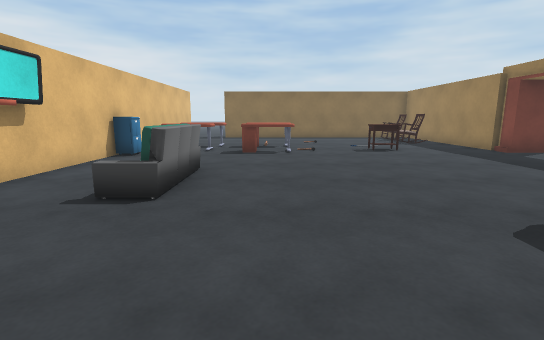
View 1 (above)

17 first-person views from a walk through a scene from a Unity 3-D project. The camera is 1.2 m above the floor, tilts 10° down and sees 85° across. Doors are open. The floor is counted in squares, 1 m on a side. Each view is taken from the middle of a square. On the plan, view 1 faces up. The plan holds only what a view shows up to about 13 squares ahead; the rest is blank. The place goes on beyond the plan. Some animated figures are not drawn.

View 2
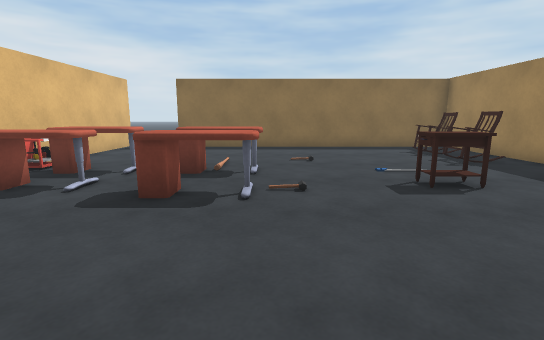

View 3
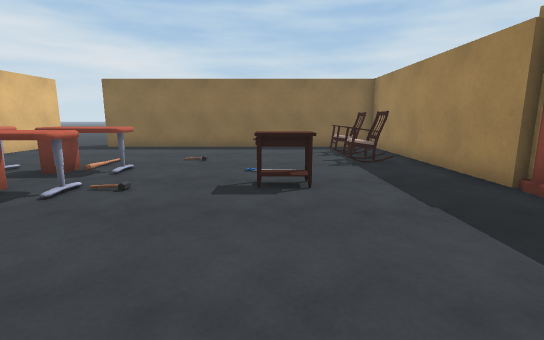

View 4
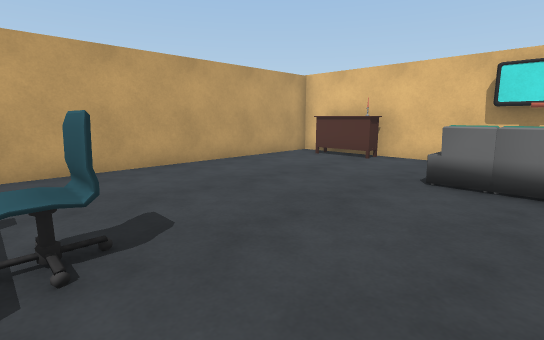

View 5
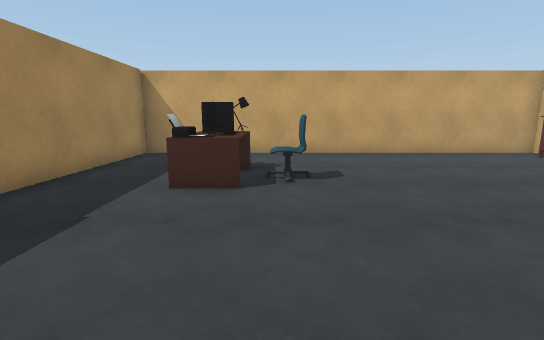

View 6
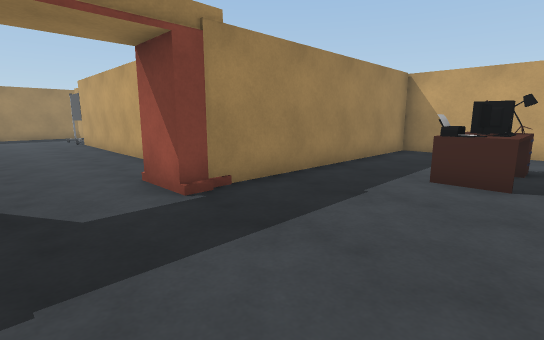

View 7
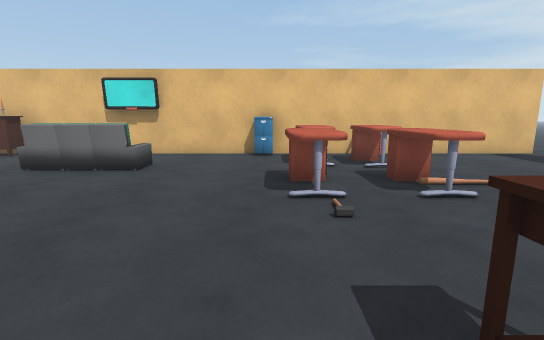

View 8
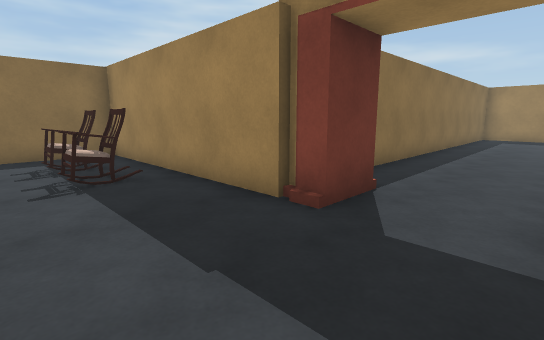

View 9
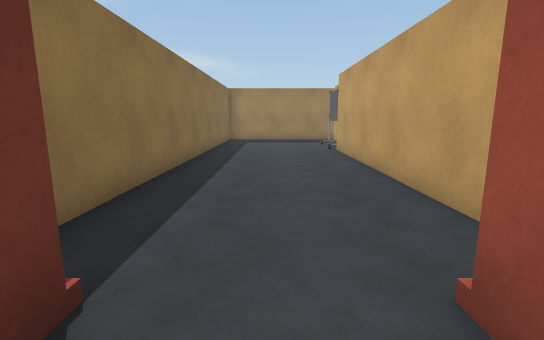

View 10
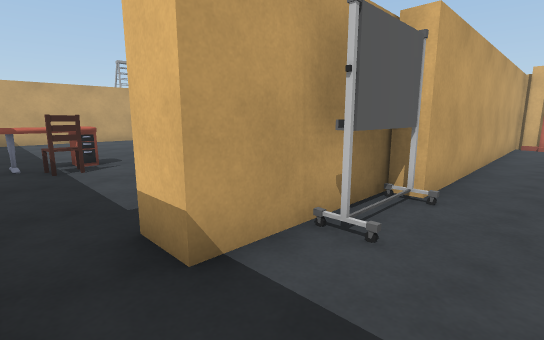

View 11
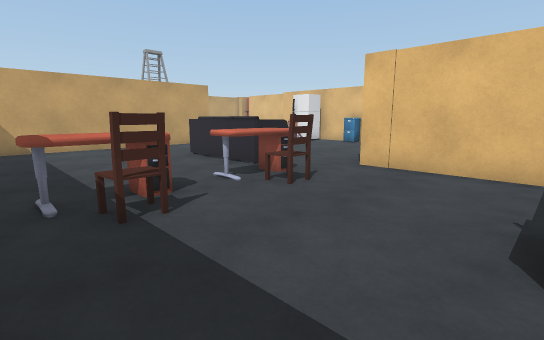

View 12
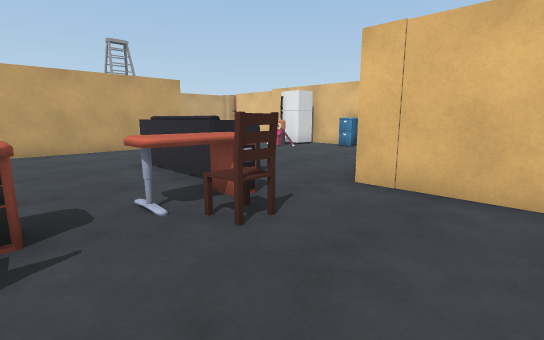

View 13
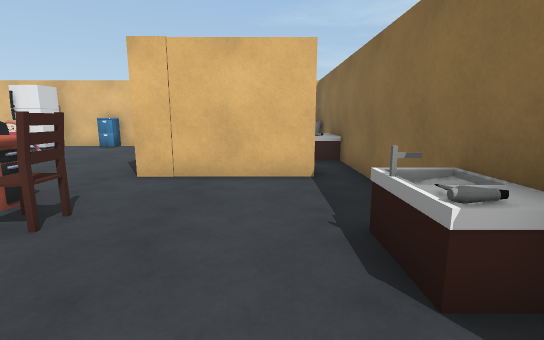

View 14
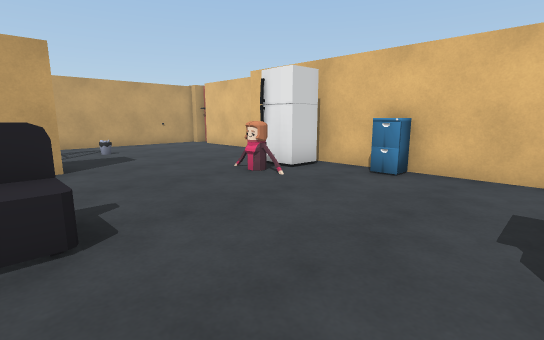

View 15
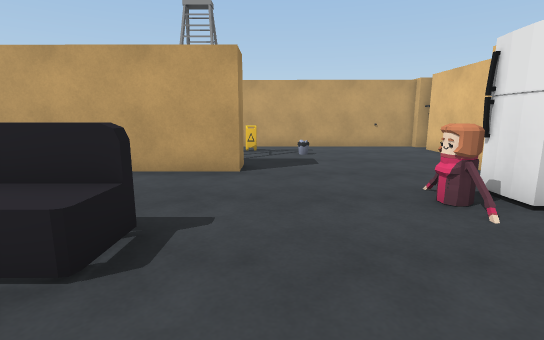

View 16
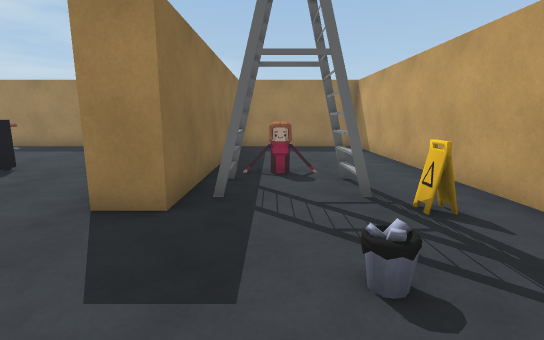

View 17
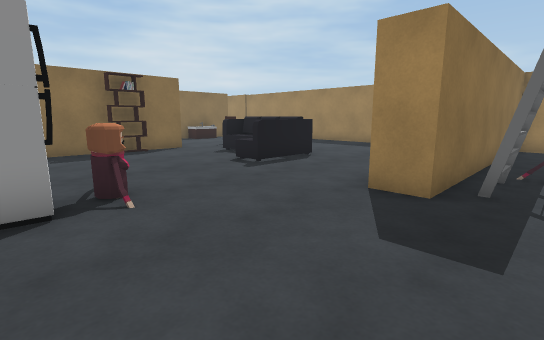

### Floor plan
Points are (right, up) in squares from view 1. A wall is a line through its corners. A room is listed if a view was taken in it or the views show most of it. See-through windows are left out.
Room 1 (views 1, 2, 3, 4, 5, 6, 7, 8, 9)
walls: (9.5, 6.6) (10.5, 6.6); (9.8, 10.3) (8.3, 10.3) (8.3, 18.4) (-2.9, 18.4); (-5.1, 19) (-5.1, -1.3) (8.3, -1.3) (8.3, 7.8) (9.8, 7.8)
ways out: opening at (9.5, 8.5) to room 2; open door at (-4, 18.5)
objects: cabinet (-5, 10); other object (-4, 0) to (-4, 2); desk (-4, 11) to (-2, 11); other object (-4, 13); desk (-3, 12) to (-2, 13); sofa (-2, 5) to (-2, 7); desk (-1, 10) to (1, 11); desk (-1, 12) to (1, 13); chair (3, 3) to (4, 3); table (4, 11) to (5, 11); computer (5, 2) to (6, 4); chair (6, 14) to (7, 15); chair (6, 16) to (7, 17)
Room 2 (view 10)
walls: (21.1, 11.4) (11.1, 11.4); (10.5, 6.6) (19.3, 6.5) (19.3, 5.9) (22.9, 5.9) (22.9, 4.8); (9.5, 7.4) (9.5, 6.6)
ways out: opening at (9.5, 8.5) to room 1; open door at (23.5, 5) to room 3
objects: other object (20, 6)
Room 3 (views 11, 12, 13, 14, 15, 16, 17)
walls: (24, -9.6) (15.7, -9.6) (15.7, -8.6) (23.5, -8.6); (10.2, -8) (10.2, -8.9); (10.2, -1.1) (10.2, -6); (9.1, -10) (9.1, -13.4); (17, 4) (17, 0.2) (12.4, 0.2); (20.7, 4.9) (10.2, 5); (9.1, -14.2) (9.1, -14.5) (24.5, -14.5)
low walls: (18.5, -11.1) (18.5, -10.6); (12.4, -5.4) (12.4, -5.9); (15.7, -13.4) (15.7, -13.1) (16, -13.1)
ways out: open door at (23.5, 5) to room 2
objects: fridge (11, -7) to (11, -6); cabinet (11, -4); shelf (15, 0); ladder (17, -12) to (18, -10); sofa (17, -5) to (19, -2); desk (19, -1) to (21, -1); chair (20, 0); other object (20, 4) to (21, 5); desk (22, -1) to (24, 0); chair (23, 0)

Where each view was taken, in squares from view 1:
view 1: 0 up, 0 right, facing up
view 2: 6 up, 1 right, facing up
view 3: 6 up, 4 right, facing up
view 4: 6 up, 4 right, facing down-left
view 5: 9 up, 4 right, facing down
view 6: 10 up, 4 right, facing down-right
view 7: 10 up, 5 right, facing left
view 8: 8 up, 5 right, facing up-right
view 9: 9 up, 8 right, facing right
view 10: 8 up, 24 right, facing down-left
view 11: 4 up, 24 right, facing down-left
view 12: 3 up, 22 right, facing down-left
view 13: 3 up, 23 right, facing left
view 14: 1 down, 17 right, facing down-left
view 15: 2 down, 15 right, facing down
view 16: 11 down, 12 right, facing right
view 17: 11 down, 11 right, facing up-right
